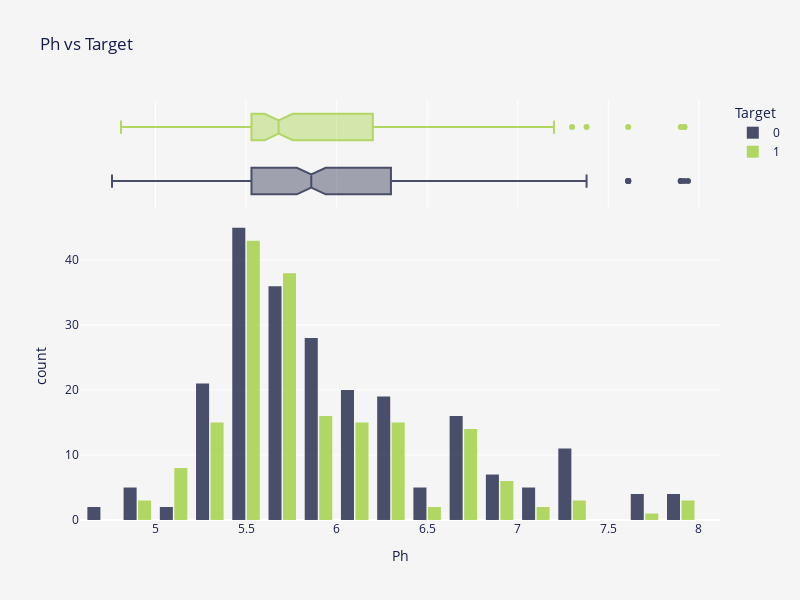

Notebook code for this chart:
### Markdown cell above
<p style="font-size:20px; font-family:JetBrains Mono; color:#3E3F4C; border-bottom: 3px solid #2a357d">Notes 📜</p>
<blockquote style="margin-right:auto; margin-left:auto; background-color:#fffaf6; padding: 15px; border-radius: 10px 10px">
    <ul style="font-size:16px; font-family:JetBrains Mono; color:#3E3F4C; margin-right: 10px; margin-top: 2px; margin-bottom: 2px">
        <li>Generally, the higher the <code>Gravity</code>, the higher chance of kidney stones presence.</li>
    </ul>
</blockquote>

### Code cell
fig = px.histogram(
    train,
    x="Ph",
    color="Target",
    color_discrete_sequence=["#0f173b", "#9acd32"],
    marginal="box",
    barmode="group",
    hover_data=train.columns,
    height=600,
    width=800,
    title="Ph vs Target",
)
fig.update_layout(
    font=dict(color=FONT_COLOR),
    plot_bgcolor=BACKGROUND_COLOR,
    paper_bgcolor=BACKGROUND_COLOR,
    bargap=0.2,
    bargroupgap=0.1,
)
fig.update_traces(opacity=0.75)
fig.show()

### Figure 1 — Plotly figure (JSON) as saved in the notebook; plotly's stock layout.template omitted (floating-point values rounded to 4 significant figures; data arrays with more than 128 entries replaced by an {"elided": "..."} marker saying what was removed)
{"data": [{"alignmentgroup": "True", "bingroup": "x", "hovertemplate": "Target=0<br>Ph=%{x}<br>count=%{y}<extra></extra>", "legendgroup": "0", "marker": {"color": "#0f173b", "pattern": {"shape": ""}}, "name": "0", "offsetgroup": "0", "opacity": 0.75, "orientation": "v", "showlegend": true, "type": "histogram", "x": {"elided": "230 float values"}, "xaxis": "x", "yaxis": "y"}, {"alignmentgroup": "True", "customdata": {"elided": "230x6 float values"}, "hovertemplate": "Target=%{customdata[5]}<br>Ph=%{x}<br>Gravity=%{customdata[0]}<br>Osmo=%{customdata[1]}<br>Cond=%{customdata[2]}<br>Urea=%{customdata[3]}<br>Calc=%{customdata[4]}<extra></extra>", "legendgroup": "0", "marker": {"color": "#0f173b"}, "name": "0", "notched": true, "offsetgroup": "0", "opacity": 0.75, "showlegend": false, "type": "box", "x": {"elided": "230 float values"}, "xaxis": "x2", "yaxis": "y2"}, {"alignmentgroup": "True", "bingroup": "x", "hovertemplate": "Target=1<br>Ph=%{x}<br>count=%{y}<extra></extra>", "legendgroup": "1", "marker": {"color": "#9acd32", "pattern": {"shape": ""}}, "name": "1", "offsetgroup": "1", "opacity": 0.75, "orientation": "v", "showlegend": true, "type": "histogram", "x": {"elided": "184 float values"}, "xaxis": "x", "yaxis": "y"}, {"alignmentgroup": "True", "customdata": {"elided": "184x6 float values"}, "hovertemplate": "Target=%{customdata[5]}<br>Ph=%{x}<br>Gravity=%{customdata[0]}<br>Osmo=%{customdata[1]}<br>Cond=%{customdata[2]}<br>Urea=%{customdata[3]}<br>Calc=%{customdata[4]}<extra></extra>", "legendgroup": "1", "marker": {"color": "#9acd32"}, "name": "1", "notched": true, "offsetgroup": "1", "opacity": 0.75, "showlegend": false, "type": "box", "x": {"elided": "184 float values"}, "xaxis": "x2", "yaxis": "y2"}], "layout": {"bargap": 0.2, "bargroupgap": 0.1, "barmode": "group", "font": {"color": "#141B4D"}, "height": 600, "legend": {"title": {"text": "Target"}, "tracegroupgap": 0}, "paper_bgcolor": "#F6F5F5", "plot_bgcolor": "#F6F5F5", "title": {"text": "Ph vs Target"}, "width": 800, "xaxis": {"anchor": "y", "domain": [0, 1], "title": {"text": "Ph"}}, "xaxis2": {"anchor": "y2", "domain": [0, 1], "matches": "x", "showgrid": true, "showticklabels": false}, "yaxis": {"anchor": "x", "domain": [0, 0.7326], "title": {"text": "count"}}, "yaxis2": {"anchor": "x2", "domain": [0.7426, 1], "matches": "y2", "showgrid": false, "showline": false, "showticklabels": false, "ticks": ""}}}
